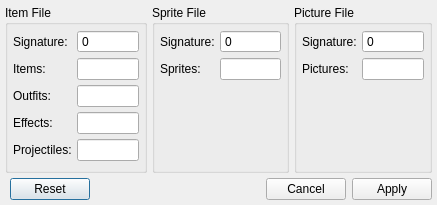
<?xml version="1.0" encoding="UTF-8"?>
<ui version="4.0">
 <class>FileInformationClass</class>
 <widget class="QDialog" name="FileInformationClass">
  <property name="geometry">
   <rect>
    <x>0</x>
    <y>0</y>
    <width>437</width>
    <height>205</height>
   </rect>
  </property>
  <property name="windowTitle">
   <string>FileInformation</string>
  </property>
  <layout class="QGridLayout" name="gridLayout">
   <property name="margin">
    <number>5</number>
   </property>
   <property name="spacing">
    <number>5</number>
   </property>
   <item row="0" column="0" colspan="2">
    <layout class="QHBoxLayout" name="horizontalLayout">
     <property name="spacing">
      <number>5</number>
     </property>
     <item>
      <widget class="QGroupBox" name="itemGroup">
       <property name="title">
        <string>Item File</string>
       </property>
       <layout class="QFormLayout" name="formLayout">
        <property name="horizontalSpacing">
         <number>5</number>
        </property>
        <property name="verticalSpacing">
         <number>5</number>
        </property>
        <property name="margin">
         <number>5</number>
        </property>
        <item row="0" column="0">
         <widget class="QLabel" name="label">
          <property name="text">
           <string>Signature:</string>
          </property>
         </widget>
        </item>
        <item row="1" column="0">
         <widget class="QLabel" name="label_2">
          <property name="text">
           <string>Items:</string>
          </property>
         </widget>
        </item>
        <item row="1" column="1">
         <widget class="QLineEdit" name="editItems">
          <property name="readOnly">
           <bool>true</bool>
          </property>
         </widget>
        </item>
        <item row="2" column="0">
         <widget class="QLabel" name="label_3">
          <property name="text">
           <string>Outfits:</string>
          </property>
         </widget>
        </item>
        <item row="2" column="1">
         <widget class="QLineEdit" name="editOutfits">
          <property name="readOnly">
           <bool>true</bool>
          </property>
         </widget>
        </item>
        <item row="3" column="0">
         <widget class="QLabel" name="label_4">
          <property name="text">
           <string>Effects:</string>
          </property>
         </widget>
        </item>
        <item row="3" column="1">
         <widget class="QLineEdit" name="editEffects">
          <property name="readOnly">
           <bool>true</bool>
          </property>
         </widget>
        </item>
        <item row="4" column="0">
         <widget class="QLabel" name="label_5">
          <property name="text">
           <string>Projectiles:</string>
          </property>
         </widget>
        </item>
        <item row="4" column="1">
         <widget class="QLineEdit" name="editProjectiles">
          <property name="readOnly">
           <bool>true</bool>
          </property>
         </widget>
        </item>
        <item row="0" column="1">
         <widget class="HexDoubleSpinBox" name="editItemSignature">
          <property name="buttonSymbols">
           <enum>QAbstractSpinBox::NoButtons</enum>
          </property>
          <property name="decimals">
           <number>0</number>
          </property>
          <property name="maximum">
           <double>4294967296.000000000000000</double>
          </property>
          <property name="singleStep">
           <double>0.000000000000000</double>
          </property>
         </widget>
        </item>
       </layout>
      </widget>
     </item>
     <item>
      <widget class="QGroupBox" name="spriteGroup">
       <property name="title">
        <string>Sprite File</string>
       </property>
       <layout class="QFormLayout" name="formLayout_3">
        <property name="horizontalSpacing">
         <number>5</number>
        </property>
        <property name="verticalSpacing">
         <number>5</number>
        </property>
        <property name="margin">
         <number>5</number>
        </property>
        <item row="0" column="0">
         <widget class="QLabel" name="label_6">
          <property name="text">
           <string>Signature:</string>
          </property>
         </widget>
        </item>
        <item row="0" column="1">
         <widget class="HexDoubleSpinBox" name="editSpriteSignature">
          <property name="buttonSymbols">
           <enum>QAbstractSpinBox::NoButtons</enum>
          </property>
          <property name="decimals">
           <number>0</number>
          </property>
          <property name="maximum">
           <double>4294967296.000000000000000</double>
          </property>
          <property name="singleStep">
           <double>0.000000000000000</double>
          </property>
         </widget>
        </item>
        <item row="1" column="0">
         <widget class="QLabel" name="label_7">
          <property name="text">
           <string>Sprites:</string>
          </property>
         </widget>
        </item>
        <item row="1" column="1">
         <widget class="QLineEdit" name="editSprites">
          <property name="readOnly">
           <bool>true</bool>
          </property>
         </widget>
        </item>
       </layout>
      </widget>
     </item>
     <item>
      <widget class="QGroupBox" name="pictureGroup">
       <property name="title">
        <string>Picture File</string>
       </property>
       <layout class="QFormLayout" name="formLayout_2">
        <property name="horizontalSpacing">
         <number>5</number>
        </property>
        <property name="verticalSpacing">
         <number>5</number>
        </property>
        <property name="margin">
         <number>5</number>
        </property>
        <item row="0" column="0">
         <widget class="QLabel" name="label_8">
          <property name="text">
           <string>Signature:</string>
          </property>
         </widget>
        </item>
        <item row="0" column="1">
         <widget class="HexDoubleSpinBox" name="editPictureSignature">
          <property name="buttonSymbols">
           <enum>QAbstractSpinBox::NoButtons</enum>
          </property>
          <property name="decimals">
           <number>0</number>
          </property>
          <property name="maximum">
           <double>4294967296.000000000000000</double>
          </property>
          <property name="singleStep">
           <double>0.000000000000000</double>
          </property>
         </widget>
        </item>
        <item row="1" column="0">
         <widget class="QLabel" name="label_9">
          <property name="text">
           <string>Pictures:</string>
          </property>
         </widget>
        </item>
        <item row="1" column="1">
         <widget class="QLineEdit" name="editPictures">
          <property name="readOnly">
           <bool>true</bool>
          </property>
         </widget>
        </item>
       </layout>
      </widget>
     </item>
    </layout>
   </item>
   <item row="1" column="1">
    <widget class="QDialogButtonBox" name="buttonBox">
     <property name="standardButtons">
      <set>QDialogButtonBox::Apply|QDialogButtonBox::Cancel|QDialogButtonBox::Reset</set>
     </property>
    </widget>
   </item>
  </layout>
 </widget>
 <layoutdefault spacing="6" margin="11"/>
 <customwidgets>
  <customwidget>
   <class>HexDoubleSpinBox</class>
   <extends>QDoubleSpinBox</extends>
   <header>hexdoublespinbox.h</header>
  </customwidget>
 </customwidgets>
 <resources>
  <include location="tibiaeditor.qrc"/>
 </resources>
 <connections/>
</ui>
